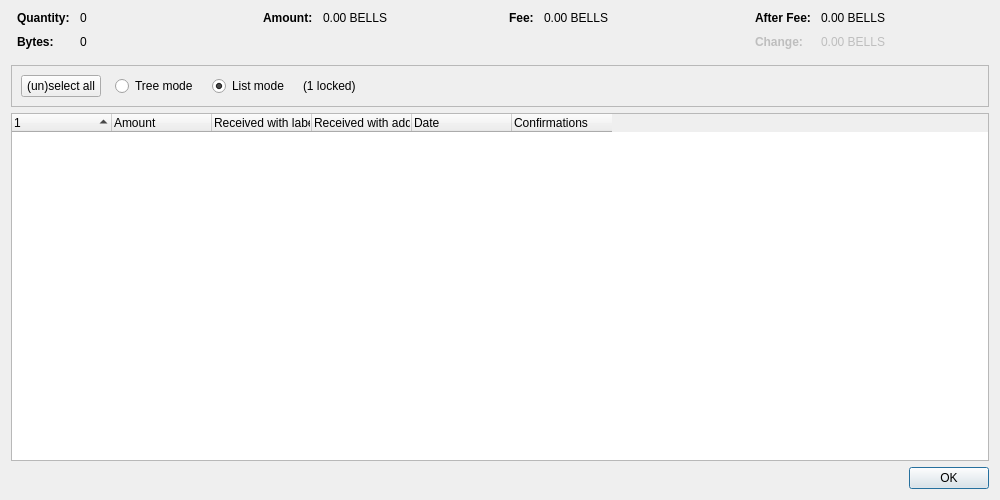
<?xml version="1.0" encoding="UTF-8"?>
<ui version="4.0">
 <class>CoinControlDialog</class>
 <widget class="QDialog" name="CoinControlDialog">
  <property name="geometry">
   <rect>
    <x>0</x>
    <y>0</y>
    <width>1000</width>
    <height>500</height>
   </rect>
  </property>
  <property name="windowTitle">
   <string>Coin Selection</string>
  </property>
  <layout class="QVBoxLayout" name="verticalLayout">
   <item>
    <layout class="QHBoxLayout" name="horizontalLayoutTop" stretch="0,0,0,0">
     <property name="topMargin">
      <number>0</number>
     </property>
     <property name="bottomMargin">
      <number>10</number>
     </property>
     <item>
      <layout class="QFormLayout" name="formLayoutCoinControl1">
       <property name="labelAlignment">
        <set>Qt::AlignLeft|Qt::AlignVCenter</set>
       </property>
       <property name="horizontalSpacing">
        <number>10</number>
       </property>
       <property name="verticalSpacing">
        <number>10</number>
       </property>
       <property name="leftMargin">
        <number>6</number>
       </property>
       <property name="rightMargin">
        <number>6</number>
       </property>
       <item row="0" column="0">
        <widget class="QLabel" name="labelCoinControlQuantityText">
         <property name="font">
          <font>
           <weight>75</weight>
           <bold>true</bold>
          </font>
         </property>
         <property name="text">
          <string>Quantity:</string>
         </property>
        </widget>
       </item>
       <item row="0" column="1">
        <widget class="QLabel" name="labelCoinControlQuantity">
         <property name="cursor">
          <cursorShape>IBeamCursor</cursorShape>
         </property>
         <property name="contextMenuPolicy">
          <enum>Qt::ActionsContextMenu</enum>
         </property>
         <property name="text">
          <string notr="true">0</string>
         </property>
         <property name="textInteractionFlags">
          <set>Qt::LinksAccessibleByMouse|Qt::TextSelectableByKeyboard|Qt::TextSelectableByMouse</set>
         </property>
        </widget>
       </item>
       <item row="1" column="0">
        <widget class="QLabel" name="labelCoinControlBytesText">
         <property name="font">
          <font>
           <weight>75</weight>
           <bold>true</bold>
          </font>
         </property>
         <property name="text">
          <string>Bytes:</string>
         </property>
        </widget>
       </item>
       <item row="1" column="1">
        <widget class="QLabel" name="labelCoinControlBytes">
         <property name="cursor">
          <cursorShape>IBeamCursor</cursorShape>
         </property>
         <property name="contextMenuPolicy">
          <enum>Qt::ActionsContextMenu</enum>
         </property>
         <property name="text">
          <string notr="true">0</string>
         </property>
         <property name="textInteractionFlags">
          <set>Qt::LinksAccessibleByMouse|Qt::TextSelectableByKeyboard|Qt::TextSelectableByMouse</set>
         </property>
        </widget>
       </item>
      </layout>
     </item>
     <item>
      <layout class="QFormLayout" name="formLayoutCoinControl2">
       <property name="horizontalSpacing">
        <number>10</number>
       </property>
       <property name="verticalSpacing">
        <number>10</number>
       </property>
       <property name="leftMargin">
        <number>6</number>
       </property>
       <property name="rightMargin">
        <number>6</number>
       </property>
       <item row="0" column="0">
        <widget class="QLabel" name="labelCoinControlAmountText">
         <property name="font">
          <font>
           <weight>75</weight>
           <bold>true</bold>
          </font>
         </property>
         <property name="text">
          <string>Amount:</string>
         </property>
        </widget>
       </item>
       <item row="0" column="1">
        <widget class="QLabel" name="labelCoinControlAmount">
         <property name="cursor">
          <cursorShape>IBeamCursor</cursorShape>
         </property>
         <property name="contextMenuPolicy">
          <enum>Qt::ActionsContextMenu</enum>
         </property>
         <property name="text">
          <string notr="true">0.00 BELLS</string>
         </property>
         <property name="textInteractionFlags">
          <set>Qt::LinksAccessibleByMouse|Qt::TextSelectableByKeyboard|Qt::TextSelectableByMouse</set>
         </property>
        </widget>
       </item>
      </layout>
     </item>
     <item>
      <layout class="QFormLayout" name="formLayoutCoinControl3">
       <property name="horizontalSpacing">
        <number>10</number>
       </property>
       <property name="verticalSpacing">
        <number>10</number>
       </property>
       <property name="leftMargin">
        <number>6</number>
       </property>
       <property name="rightMargin">
        <number>6</number>
       </property>
       <item row="0" column="0">
        <widget class="QLabel" name="labelCoinControlFeeText">
         <property name="font">
          <font>
           <weight>75</weight>
           <bold>true</bold>
          </font>
         </property>
         <property name="text">
          <string>Fee:</string>
         </property>
        </widget>
       </item>
       <item row="0" column="1">
        <widget class="QLabel" name="labelCoinControlFee">
         <property name="cursor">
          <cursorShape>IBeamCursor</cursorShape>
         </property>
         <property name="contextMenuPolicy">
          <enum>Qt::ActionsContextMenu</enum>
         </property>
         <property name="text">
          <string notr="true">0.00 BELLS</string>
         </property>
         <property name="textInteractionFlags">
          <set>Qt::LinksAccessibleByMouse|Qt::TextSelectableByKeyboard|Qt::TextSelectableByMouse</set>
         </property>
        </widget>
       </item>
      </layout>
     </item>
     <item>
      <layout class="QFormLayout" name="formLayoutCoinControl4">
       <property name="labelAlignment">
        <set>Qt::AlignLeft|Qt::AlignVCenter</set>
       </property>
       <property name="horizontalSpacing">
        <number>10</number>
       </property>
       <property name="verticalSpacing">
        <number>10</number>
       </property>
       <property name="leftMargin">
        <number>6</number>
       </property>
       <property name="rightMargin">
        <number>6</number>
       </property>
       <item row="0" column="0">
        <widget class="QLabel" name="labelCoinControlAfterFeeText">
         <property name="font">
          <font>
           <weight>75</weight>
           <bold>true</bold>
          </font>
         </property>
         <property name="text">
          <string>After Fee:</string>
         </property>
        </widget>
       </item>
       <item row="0" column="1">
        <widget class="QLabel" name="labelCoinControlAfterFee">
         <property name="cursor">
          <cursorShape>IBeamCursor</cursorShape>
         </property>
         <property name="contextMenuPolicy">
          <enum>Qt::ActionsContextMenu</enum>
         </property>
         <property name="text">
          <string notr="true">0.00 BELLS</string>
         </property>
         <property name="textInteractionFlags">
          <set>Qt::LinksAccessibleByMouse|Qt::TextSelectableByKeyboard|Qt::TextSelectableByMouse</set>
         </property>
        </widget>
       </item>
       <item row="1" column="0">
        <widget class="QLabel" name="labelCoinControlChangeText">
         <property name="enabled">
          <bool>false</bool>
         </property>
         <property name="font">
          <font>
           <weight>75</weight>
           <bold>true</bold>
          </font>
         </property>
         <property name="text">
          <string>Change:</string>
         </property>
        </widget>
       </item>
       <item row="1" column="1">
        <widget class="QLabel" name="labelCoinControlChange">
         <property name="enabled">
          <bool>false</bool>
         </property>
         <property name="cursor">
          <cursorShape>IBeamCursor</cursorShape>
         </property>
         <property name="contextMenuPolicy">
          <enum>Qt::ActionsContextMenu</enum>
         </property>
         <property name="text">
          <string notr="true">0.00 BELLS</string>
         </property>
         <property name="textInteractionFlags">
          <set>Qt::LinksAccessibleByMouse|Qt::TextSelectableByKeyboard|Qt::TextSelectableByMouse</set>
         </property>
        </widget>
       </item>
      </layout>
     </item>
    </layout>
   </item>
   <item>
    <widget class="QFrame" name="frame">
     <property name="minimumSize">
      <size>
       <width>0</width>
       <height>40</height>
      </size>
     </property>
     <property name="frameShape">
      <enum>QFrame::StyledPanel</enum>
     </property>
     <property name="frameShadow">
      <enum>QFrame::Sunken</enum>
     </property>
     <layout class="QHBoxLayout" name="horizontalLayout">
      <item>
       <layout class="QHBoxLayout" name="horizontalLayoutPanel" stretch="0,0,0,0,0">
        <property name="spacing">
         <number>14</number>
        </property>
        <item>
         <widget class="QPushButton" name="pushButtonSelectAll">
          <property name="sizePolicy">
           <sizepolicy hsizetype="Maximum" vsizetype="Fixed">
            <horstretch>0</horstretch>
            <verstretch>0</verstretch>
           </sizepolicy>
          </property>
          <property name="text">
           <string>(un)select all</string>
          </property>
          <property name="autoDefault">
           <bool>false</bool>
          </property>
         </widget>
        </item>
        <item>
         <widget class="QRadioButton" name="radioTreeMode">
          <property name="sizePolicy">
           <sizepolicy hsizetype="Maximum" vsizetype="Fixed">
            <horstretch>0</horstretch>
            <verstretch>0</verstretch>
           </sizepolicy>
          </property>
          <property name="text">
           <string>Tree mode</string>
          </property>
         </widget>
        </item>
        <item>
         <widget class="QRadioButton" name="radioListMode">
          <property name="sizePolicy">
           <sizepolicy hsizetype="Maximum" vsizetype="Fixed">
            <horstretch>0</horstretch>
            <verstretch>0</verstretch>
           </sizepolicy>
          </property>
          <property name="text">
           <string>List mode</string>
          </property>
          <property name="checked">
           <bool>true</bool>
          </property>
         </widget>
        </item>
        <item>
         <widget class="QLabel" name="labelLocked">
          <property name="text">
           <string notr="true">(1 locked)</string>
          </property>
         </widget>
        </item>
        <item>
         <spacer name="horizontalSpacer">
          <property name="orientation">
           <enum>Qt::Horizontal</enum>
          </property>
          <property name="sizeHint" stdset="0">
           <size>
            <width>40</width>
            <height>20</height>
           </size>
          </property>
         </spacer>
        </item>
       </layout>
      </item>
     </layout>
    </widget>
   </item>
   <item>
    <widget class="CoinControlTreeWidget" name="treeWidget">
     <property name="contextMenuPolicy">
      <enum>Qt::CustomContextMenu</enum>
     </property>
     <property name="sortingEnabled">
      <bool>false</bool>
     </property>
     <property name="columnCount">
      <number>6</number>
     </property>
     <attribute name="headerShowSortIndicator" stdset="0">
      <bool>true</bool>
     </attribute>
     <attribute name="headerStretchLastSection">
      <bool>false</bool>
     </attribute>
     <column>
      <property name="text">
       <string/>
      </property>
     </column>
     <column>
      <property name="text">
       <string>Amount</string>
      </property>
     </column>
     <column>
      <property name="text">
       <string>Received with label</string>
      </property>
     </column>
     <column>
      <property name="text">
       <string>Received with address</string>
      </property>
     </column>
     <column>
      <property name="text">
       <string>Date</string>
      </property>
     </column>
     <column>
      <property name="text">
       <string>Confirmations</string>
      </property>
      <property name="toolTip">
       <string>Confirmed</string>
      </property>
     </column>
     <column>
      <property name="text">
       <string/>
      </property>
     </column>
     <column>
      <property name="text">
       <string/>
      </property>
     </column>
     <column>
      <property name="text">
       <string/>
      </property>
     </column>
     <column>
      <property name="text">
       <string/>
      </property>
     </column>
    </widget>
   </item>
   <item>
    <widget class="QDialogButtonBox" name="buttonBox">
     <property name="orientation">
      <enum>Qt::Horizontal</enum>
     </property>
     <property name="standardButtons">
      <set>QDialogButtonBox::Ok</set>
     </property>
    </widget>
   </item>
  </layout>
 </widget>
 <customwidgets>
  <customwidget>
   <class>CoinControlTreeWidget</class>
   <extends>QTreeWidget</extends>
   <header>qt/coincontroltreewidget.h</header>
  </customwidget>
 </customwidgets>
 <resources/>
 <connections/>
</ui>
